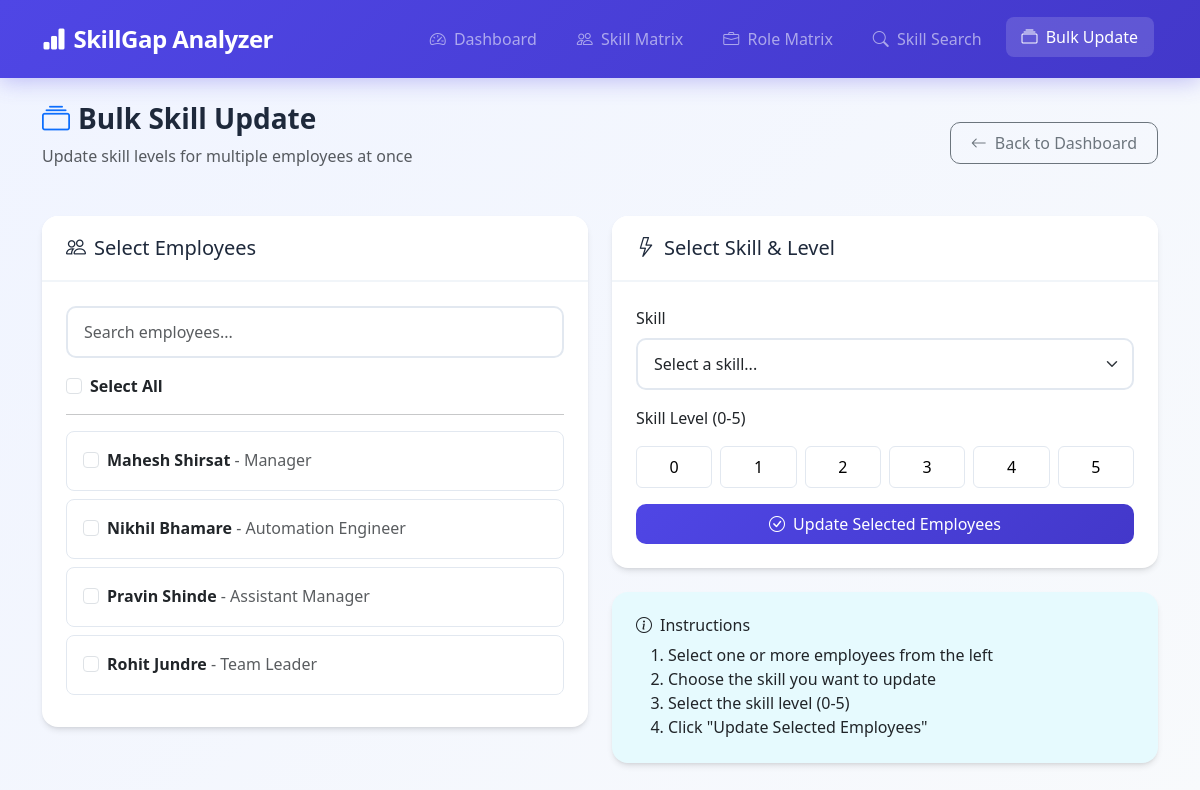
The app's page /bulk-skill-update/, older data.
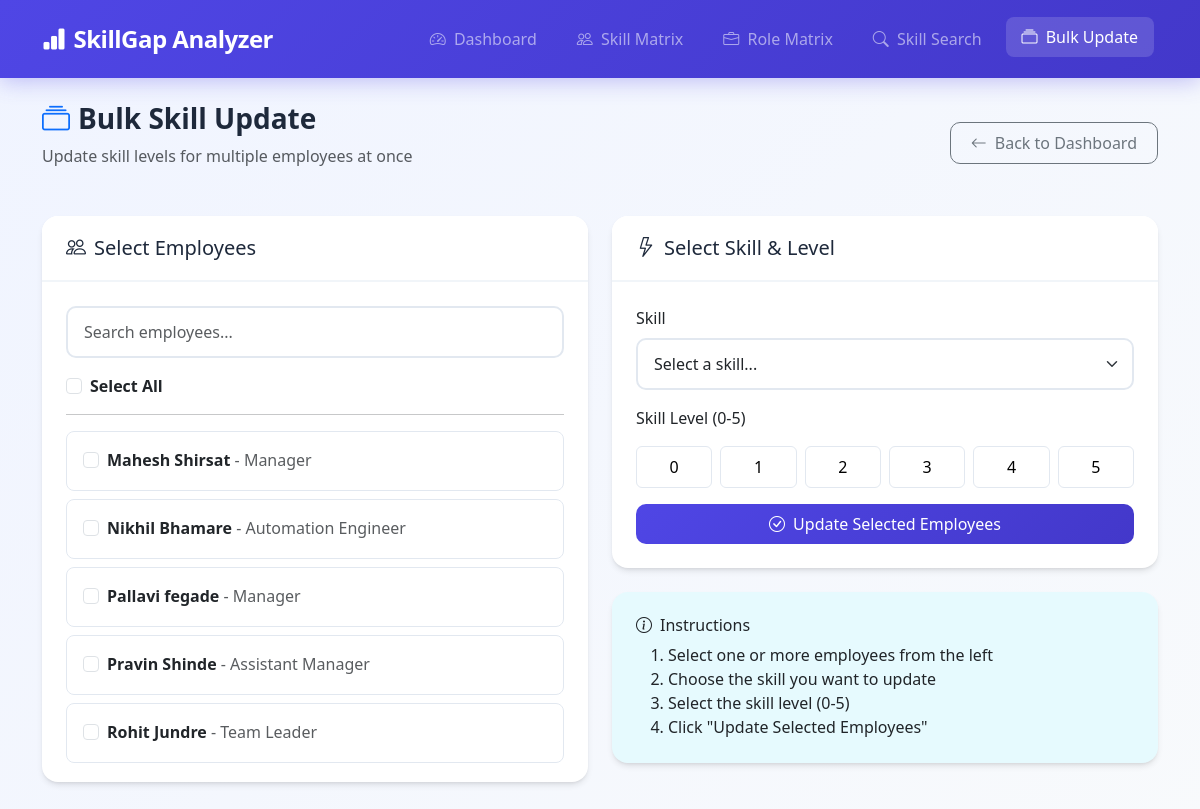
The same page, newer data.
### gap_analysis/models.py (models this page shows, shortened)
class SkillMatrix(models.Model):
    STATUS_CHOICES = [
        ('active', 'Active'),
        ('inactive', 'Inactive'),
        ('on_leave', 'On Leave'),
    ]
    user = models.OneToOneField(User, on_delete=models.CASCADE, null=True, blank=True)
    name = models.CharField(max_length=100)
    email = models.EmailField(blank=True, null=True)
    manager = models.ForeignKey('self', on_delete=models.SET_NULL, null=True, blank=True, related_name='subordinates')
    role_matrix = models.ForeignKey(RoleMatrix, on_delete=models.SET_NULL, null=True, blank=True, help_text="Assigned Role")
    status = models.CharField(max_length=20, choices=STATUS_CHOICES, default='active')
    join_date = models.DateField(null=True, blank=True)
    class Meta:
        ordering = ['name']

class RoleMatrix(models.Model):
    title = models.CharField(max_length=100, help_text="Role/Job Title")
    department = models.CharField(max_length=100, blank=True, null=True, help_text="Department name")
    description = models.TextField(blank=True, null=True)
    class Meta:
        verbose_name_plural = "Role Matrices"
        ordering = ['title']
    @property
    def name(self):
        return self.title

### gap_analysis/views.py (the view, shortened to what this page needs)
# urls.py: path('bulk-skill-update/', views.BulkSkillUpdateView.as_view(), name='bulk_skill_update'),
class BulkSkillUpdateView(TemplateView):
    template_name = 'gap_analysis/bulk_skill_update.html'
    def get_context_data(self, **kwargs):
        context = super().get_context_data(**kwargs)
        context['employees'] = SkillMatrix.objects.select_related('role_matrix').prefetch_related('skills', 'skills__skill').order_by('name')
        context['skills'] = Skill.objects.all().order_by('name')
        return context

### gap_analysis/templates/gap_analysis/bulk_skill_update.html (shortened to what the changed rows need)
{% extends 'gap_analysis/base.html' %}
{% block content %}
<div class="animate-fade-in">
    <div class="page-header">
        <div>
            <h1 class="page-title">
                <i class="bi bi-collection me-2 text-primary"></i>Bulk Skill Update
            </h1>
        </div>
    </div>
    <form method="POST">
        <div class="row">
            <div class="col-lg-6">
                <div class="card mb-4">
                    <div class="card-body" style="max-height: 500px; overflow-y: auto;">
                        {% for emp in employees %}
                        <div class="employee-card" data-name="{{ emp.name|lower }}">
                            <div class="form-check">
                                <input type="checkbox" class="form-check-input employee-checkbox"
                                       name="employee_ids" value="{{ emp.id }}" id="emp{{ emp.id }}">
                                <label class="form-check-label" for="emp{{ emp.id }}">
                                    <strong>{{ emp.name }}</strong>
                                    {% if emp.role_matrix %}
                                    <span class="text-muted"> - {{ emp.role_matrix.title }}</span>
                                    {% endif %}
                                </label>
                            </div>
                        </div>
                        {% empty %}
                        <p class="text-muted">No employees found.</p>
                        {% endfor %}
                    </div>
                </div>
            </div>
        </div>
    </form>
</div>
{% endblock %}

Row changes from the older to the newer data that the page shows:
added SkillMatrix: name "Pallavi fegade", role_matrix "Manager"
